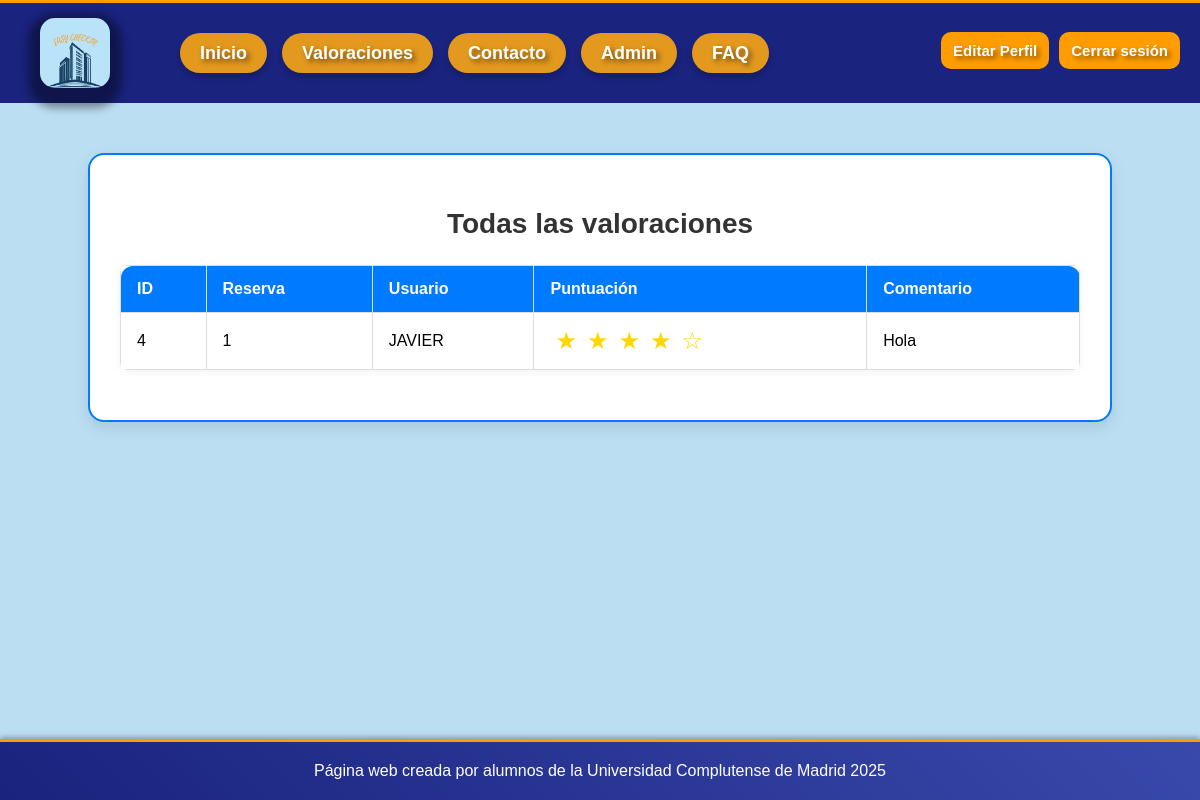
/index.php?action=valoraciones_admin (signed in), run on the app's committed database.
### tables this page shows
CREATE TABLE `valoraciones` (
  `id_valoracion` int NOT NULL,
  `id_usuario` int NOT NULL,
  `id_reserva` int NOT NULL,
  `comentario` text NOT NULL,
  `puntuacion` int NOT NULL
);

CREATE TABLE `usuarios` (
  `id_usuario` int NOT NULL,
  `tipo_documento` varchar(50) DEFAULT NULL,
  `numero_documento` varchar(50) DEFAULT NULL,
  `fecha_expedicion` date DEFAULT NULL,
  `nombre` varchar(255) DEFAULT NULL,
  `apellidos` varchar(255) DEFAULT NULL,
  `fecha_nacimiento` date DEFAULT NULL,
  `sexo` enum('Masculino', 'Femenino', 'Otro') DEFAULT NULL,
  `nacionalidad` varchar(100) DEFAULT NULL,
  `direccion` varchar(255) DEFAULT NULL,
  `pais` varchar(100) DEFAULT NULL,
  `correo` varchar(255) DEFAULT NULL,
  `num_soporte` varchar(50) DEFAULT NULL,
  `relacion_parentesco` varchar(100) DEFAULT NULL,
  `edad` int DEFAULT NULL,
  `password_hash` varchar(255) NOT NULL,
  `rol` enum('admin', 'usuario') NOT NULL DEFAULT 'usuario'
);

### includes/clases/valoraciones/Valoraciones.php (called while the page is built, shortened)
<?php
class Valoraciones {
    private $db;
    public function __construct() {
        $this->db = Database::getInstance()->getConnection();
    }
    public function obtenerTodasLasValoraciones() {
        try {
            $sql = "SELECT v.id_valoracion, v.id_reserva, v.comentario, v.puntuacion, u.nombre AS nombre_usuario
                    FROM valoraciones v
                    JOIN usuarios u ON v.id_usuario = u.id_usuario
                    ORDER BY v.id_valoracion DESC";
            $stmt = $this->db->prepare($sql);
            $stmt->execute();
            $valoraciones = [];
            while ($fila = $stmt->fetch(PDO::FETCH_ASSOC)) {
                $valoraciones[] = new Valoracion(
                    $fila['comentario'],
                    $fila['puntuacion'],
                    $fila['id_valoracion'],
                    $fila['id_reserva'],
                    $fila['nombre_usuario']
                );
            }
            return $valoraciones;
        } catch (PDOException $e) {
            error_log("Error al obtener todas las valoraciones: " . $e->getMessage());
            return [];
        }
    }
    public function mostrarValoraciones() {
        $valoraciones = $this->obtenerTodasLasValoraciones();
        include __DIR__ . '/../../views/plantillas/plantilla.php';
    }
}

### index.php (called while the page is built)
<?php
require 'router.php';
?>

### includes/clases/Database.php (called while the page is built)
<?php
class Database {
    private static $instance = null;
    private $conn;
    private $host = BD_HOST;
    private $user = BD_USER;
    private $pass = BD_PASS;
    private $dbname = BD_NAME;
    private function __construct() {
        try {
            $this->conn = new PDO("mysql:host={$this->host};dbname={$this->dbname}", $this->user, $this->pass);
            $this->conn->setAttribute(PDO::ATTR_ERRMODE, PDO::ERRMODE_EXCEPTION);
        } catch (PDOException $e) {
            die("Error de conexión: " . $e->getMessage());
        }
    }
    public static function getInstance() {
        if (!self::$instance) {
            self::$instance = new Database();
        }
        return self::$instance;
    }
    public function getConnection() {
        return $this->conn;
    }
}
?>

### includes/clases/valoraciones/Valoracion.php (called while the page is built, shortened)
<?php
class Valoracion {
    public function __construct($comentario, $puntuacion, $id_valoracion = null, $id_reserva = null, $nombre_usuario = null) {
        $this->comentario = $comentario;
        $this->puntuacion = $puntuacion;
        $this->id_valoracion = $id_valoracion;
        $this->id_reserva = $id_reserva;
        $this->nombre_usuario = $nombre_usuario;
    }
}

### valoraciones_admin.php (the view)
<div class="admin-valoraciones">
    <h2>Todas las valoraciones</h2>
    <?php if (!empty($valoraciones)) { ?>
        <table>
            <thead>
                <tr>
                    <th>ID</th>
                    <th>Reserva</th>
                    <th>Usuario</th>
                    <th>Puntuación</th>
                    <th>Comentario</th>
                </tr>
            </thead>
            <tbody>
                <?php foreach ($valoraciones as $valoracion) { ?>
                    <tr>
                        <td><?= htmlspecialchars($valoracion->id_valoracion) ?></td>
                        <td><?= htmlspecialchars($valoracion->id_reserva) ?></td>
                        <td><?= htmlspecialchars($valoracion->nombre_usuario) ?></td>
                        <td>
                        <?php
                        for ($i = 1; $i <= 5; $i++) {
                            echo '<span class="estrella_admin">' . ($i <= $valoracion->puntuacion ? '★' : '☆') . '</span>';
                        }
                        ?>
                        </td>
                        <td><?= nl2br(htmlspecialchars($valoracion->comentario)) ?></td>
                    </tr>
                <?php } ?>
            </tbody>
        </table>
    <?php } else { ?>
        <p>No hay valoraciones registradas.</p>
    <?php } ?>
</div>

### css/estilo.css (style rules this page uses)
html, body { background-color: #bbdff3e0; font-family: "Arial Rounded MT", "Trebuchet MS", Arial, sans-serif; margin: 0; padding: 0; height: 100%; display: flex; flex-direction: column; }
body { display: flex; flex-direction: column; min-height: 100vh; }
table { width:70%; border-collapse: collapse; margin: 20px auto; }
th,td { border: 1px solid black; padding: 8px; text-align: center; background-color: white; }
th { background-color:#e3981e; }
p, h1, h2 { text-align: center; }
.estrella_admin { font-size: 24px; color: gold; cursor: pointer; margin: 0 5px; }
.admin-valoraciones { width: 80%; margin: 50px auto; padding: 30px; background-color: #ffffff; border: 2px solid #007BFF; border-radius: 16px; box-shadow: 0 6px 16px rgba(0, 0, 0, 0.1); }
.admin-valoraciones h2 { text-align: center; color: #333; margin-bottom: 25px; font-size: 28px; }
.admin-valoraciones table { width: 100%; border-collapse: collapse; font-size: 16px; border-radius: 8px; overflow: hidden; box-shadow: 0 2px 8px rgba(0, 0, 0, 0.05); }
.admin-valoraciones th, .admin-valoraciones td { padding: 14px 16px; text-align: left; border: 1px solid #ddd; }
.admin-valoraciones thead th { background-color: #007BFF; color: #fff; font-weight: 600; }
.admin-valoraciones thead th:first-child { border-top-left-radius: 12px; }
.admin-valoraciones thead th:last-child { border-top-right-radius: 12px; }

### data on the page
valoraciones: id_valoracion "4", id_reserva "1", id_usuario.nombre "JAVIER", puntuacion 4 (drawn), comentario "Hola"
